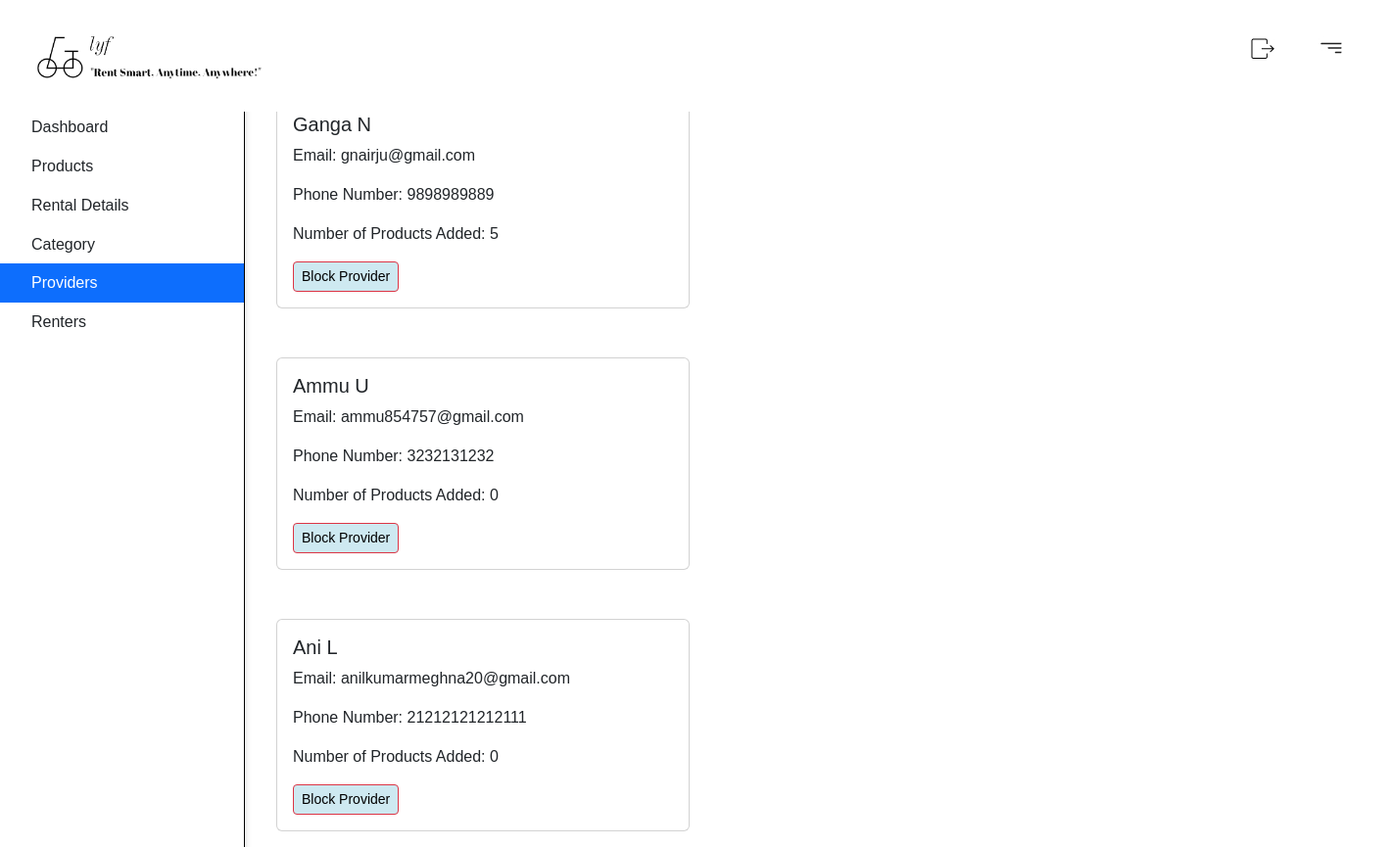
/providerList, run on the app's committed database.
### user/models.py (models this page shows, shortened)
class CustomUser(AbstractBaseUser, PermissionsMixin):
    phone_number_validator = RegexValidator(
        regex=r'^\d{1,15}$',  # This regex allows 1 to 15 digits
        message='Phone number must contain only digits.',
        code='invalid_phone_number'
    )
    email = models.EmailField(unique=True)
    first_name = models.CharField(max_length=30)
    last_name = models.CharField(max_length=30,null=True)
    phone_number = models.CharField(
        max_length=15,
        blank=True,
        null=True,
        validators=[phone_number_validator]
    )
    is_active = models.BooleanField(default=True)
    is_staff = models.BooleanField(default=False)
    date_joined = models.DateTimeField(default=timezone.now)
    objects = CustomUserManager()
    USERNAME_FIELD = 'email'
    REQUIRED_FIELDS = ['first_name', 'last_name','phone_number']
    def get_full_name(self):
        return f"{self.first_name} {self.last_name}"
    class Meta:
        verbose_name = 'User'
        verbose_name_plural = 'Users'

### adminPanel/views.py (the view)
# urls.py: path('providerList',views.providerList,name='providerList'),
def providerList(request):
    provider=CustomUser.objects.filter(is_staff=True).exclude(is_superuser=True)
    return render(request,'adminPanel/providerList.html',{'provider':provider})

### templates/adminPanel/providerList.html (shortened to what this page needs)
{% extends "adminPanel/adminPanel.html" %}
{% block content%}
<div id="sidebarMenu" class="sidebar bg-white">
    <div class="position-sticky">
        <div class="list-group list-group-flush">
            <a href="{% url 'adminPanel:adminPanel' %}" class="list-group-item list-group-item-action py-2 ripple">
                <span>Dashboard</span>
            </a>
            <a href="{% url 'adminPanel:adminProducts' %}" class="list-group-item list-group-item-action py-2 ripple">
                <span>Products</span>
            </a>
            <a href="" class="list-group-item list-group-item-action py-2 ripple">
                <span>Rental Details</span>
            </a>
            <a href="{% url 'adminPanel:adminCategory' %}" class="list-group-item list-group-item-action py-2 ripple ">
                <span>Category</span>
            </a>
            <a href="{% url 'adminPanel:providerList' %}" class="list-group-item list-group-item-action py-2 ripple active">
                <span>Providers</span>
            </a>
            <a href="{% url 'adminPanel:renterList' %}" class="list-group-item list-group-item-action py-2 ripple">
                <span>Renters</span>
            </a>
        </div>
    </div>
</div>
<div class="container mt-40" style="margin-left: 270px; ">
    <h1 class="text-2xl">Provider List</h1>
    {% if provider %}
        {% for user in provider %}
            <div class="card mb-3" style="margin-top: 50px;" >
                <div class="card-body">
                    <h5 class="card-title">{{ user.get_full_name }}</h5>
                    <p class="card-text">Email: {{ user.email }}</p>
                    <p class="card-text">Phone Number: {{ user.phone_number }}</p>
                    <p class="card-text">Number of Products Added: {{ user.products.count }}</p>
                    <form method="post" action="{% url 'adminPanel:blockUnblockUserRenter' user.id %}" class="d-inline">
                        {% if user.is_active %}
                            <button type="submit" class="btn btn-danger btn-sm">Block Provider</button>
                        {% else %}
                            <button type="submit" class="btn btn-success btn-sm">Unblock Provider</button>
                        {% endif %}
                    </form>
                </div>
            </div>
        {% endfor %}
    {% else %}
        <div class="alert alert-info mt-4">
            No providers found.
        </div>
    {% endif %}
</div>
{% endblock %}

### staticfields/style.css (style rules this page uses)
* { font-family: 'poppins',sans-serif; margin: 0; padding: 0; box-sizing: border-box; }
body { background: #ffffff; }
.btn { color: black; background-color: #cee9f1; }
a { text-decoration: none; color: black; }
.card { width: calc(33.33% - 10px); margin-bottom: 20px; box-sizing: border-box; }
.card:nth-child(3n) { margin-right: 0; }

### templates/adminPanel/adminPanel.html (style rules this page uses)
body { margin: 0; padding: 0; }
#sidebarMenu { width: 250px; position: fixed; top: 0; left: 0; height: 100%; overflow-y: auto; background-color: #fff; border-right: 1px solid #000000; padding-top: 56px; margin-top: 50px; }
.list-group-item { border: none; cursor: pointer; }
.active { background-color: #9cc4f0; color: #fff; }
#sidebarMenu { width: 250px; position: fixed; top: 0; left: 0; height: 100%; overflow-y: auto; background-color: #fff; border-right: 1px solid #000000; border-top: 4px solid #007bff; box-shadow: 2px 0px 5px rgba(0, 0, 0, 0.1); padding-top: 56px; margin-top: 50px; }

### data on the page
CustomUser: get_full_name "Ganga N", email "gnairju@gmail.com", phone_number "9898989889", products.count "5", is_active "Block Provider"
CustomUser: get_full_name "Ammu U", email "ammu854757@gmail.com", phone_number "3232131232", products.count "0", is_active "Block Provider"
CustomUser: get_full_name "Ani L", email "anilkumarmeghna20@gmail.com", phone_number "21212121212111", products.count "0", is_active "Block Provider"
